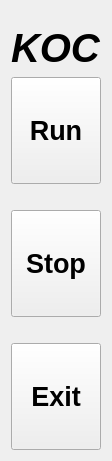
   <widget class="QWidget" name="layoutWidget">
    <property name="geometry">
     <rect>
      <x>680</x>
      <y>0</y>
      <width>103</width>
      <height>461</height>
     </rect>
    </property>
    <layout class="QVBoxLayout" name="verticalLayout">
     <item>
      <widget class="QLabel" name="state">
       <property name="maximumSize">
        <size>
         <width>16777215</width>
         <height>60</height>
        </size>
       </property>
       <property name="font">
        <font>
         <pointsize>30</pointsize>
         <weight>75</weight>
         <italic>true</italic>
         <bold>true</bold>
        </font>
       </property>
       <property name="text">
        <string>KOC</string>
       </property>
       <property name="alignment">
        <set>Qt::AlignBottom|Qt::AlignLeading|Qt::AlignLeft</set>
       </property>
      </widget>
     </item>
     <item>
      <widget class="QPushButton" name="Run">
       <property name="sizePolicy">
        <sizepolicy hsizetype="Minimum" vsizetype="Minimum">
         <horstretch>0</horstretch>
         <verstretch>0</verstretch>
        </sizepolicy>
       </property>
       <property name="font">
        <font>
         <pointsize>20</pointsize>
         <weight>75</weight>
         <bold>true</bold>
        </font>
       </property>
       <property name="text">
        <string>Run</string>
       </property>
       <property name="checkable">
        <bool>false</bool>
       </property>
      </widget>
     </item>
     <item>
      <spacer name="verticalSpacer">
       <property name="orientation">
        <enum>Qt::Vertical</enum>
       </property>
       <property name="sizeType">
        <enum>QSizePolicy::Fixed</enum>
       </property>
       <property name="sizeHint" stdset="0">
        <size>
         <width>20</width>
         <height>20</height>
        </size>
       </property>
      </spacer>
     </item>
     <item>
      <widget class="QPushButton" name="Stop">
       <property name="sizePolicy">
        <sizepolicy hsizetype="Minimum" vsizetype="Minimum">
         <horstretch>0</horstretch>
         <verstretch>0</verstretch>
        </sizepolicy>
       </property>
       <property name="font">
        <font>
         <pointsize>20</pointsize>
         <weight>75</weight>
         <bold>true</bold>
        </font>
       </property>
       <property name="text">
        <string>Stop</string>
       </property>
      </widget>
     </item>
     <item>
      <spacer name="verticalSpacer_6">
       <property name="orientation">
        <enum>Qt::Vertical</enum>
       </property>
       <property name="sizeType">
        <enum>QSizePolicy::Fixed</enum>
       </property>
       <property name="sizeHint" stdset="0">
        <size>
         <width>20</width>
         <height>20</height>
        </size>
       </property>
      </spacer>
     </item>
     <item>
      <widget class="QPushButton" name="Exit">
       <property name="sizePolicy">
        <sizepolicy hsizetype="Minimum" vsizetype="Minimum">
         <horstretch>0</horstretch>
         <verstretch>0</verstretch>
        </sizepolicy>
       </property>
       <property name="font">
        <font>
         <pointsize>20</pointsize>
         <weight>75</weight>
         <bold>true</bold>
        </font>
       </property>
       <property name="text">
        <string>Exit</string>
       </property>
      </widget>
     </item>
    </layout>
   </widget>
